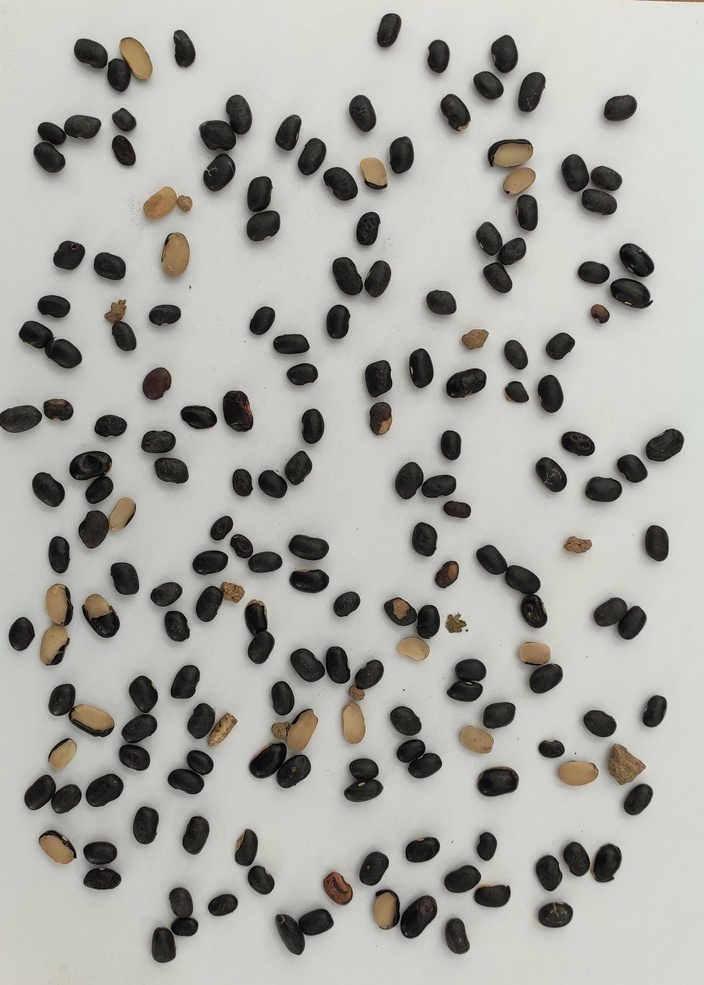
#> input picture data/raw/feijoes.jpg, 704 x 985 px, shrunk from 2065 x 2889 before the run
$ python main.py
#> lines starting #> are read from the running program, lines starting #| are printed output that depends on the picture; after the words box and inside, x2 and y2 are one past the last pixel; in counts of white or black regions, pixels touching at a corner belong together
import os
import cv2
import numpy as np
import pandas as pd
from sklearn.neural_network import MLPClassifier
from sklearn.model_selection import train_test_split
from sklearn.metrics import classification_report, confusion_matrix
from sklearn.preprocessing import StandardScaler
import matplotlib.pyplot as plt
import seaborn as sns

class FeijaoMLPClassifier:
    def __init__(self):
        self.scaler = StandardScaler()
        self.mlp = MLPClassifier(
            hidden_layer_sizes=(100, 50),
            activation='relu',
            solver='adam',
            max_iter=1000,
            random_state=42
        )
        self.feijoes_data = {
            'caracteristicas': [],
            'labels': [],
            'imagens': []  # Para rastrear de qual imagem veio cada feijão
        }
        self.stats_finais = {}  # Para armazenar estatísticas finais

    def listar_imagens(self, pasta):
        """Lista todas as imagens na pasta"""
        formatos_validos = ('.jpg', '.jpeg', '.png', '.bmp', '.tiff')
        imagens = []

        for arquivo in os.listdir(pasta):
            if arquivo.lower().endswith(formatos_validos):
                imagens.append(os.path.join(pasta, arquivo))

        print(f"Encontradas {len(imagens)} imagens na pasta {pasta}")
        return imagens

    def detectar_feijoes(self, img_path):
        """Detecta feijões na imagem"""
#> called with img_path = 'data/raw/feijoes.jpg'
        print(f"\nProcessando imagem: {os.path.basename(img_path)}")

        img = cv2.imread(img_path)
#> img is the input picture: shape (985, 704, 3); mean B, G, R 164.3, 170.5, 171
        if img is None:
            print(f"Erro ao carregar imagem: {img_path}")
            return None, None, None

        gray = cv2.cvtColor(img, cv2.COLOR_BGR2GRAY)
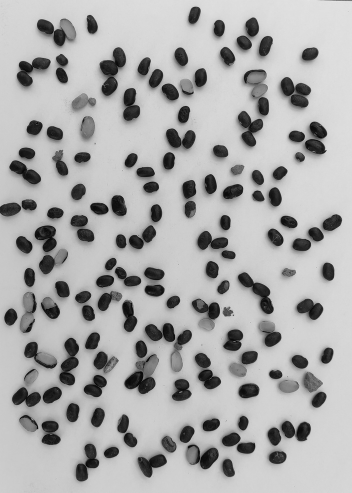
#> gray: shape (985, 704) (shown at 1/2 size); min 0, max 235, mean 170
        gray = cv2.bilateralFilter(gray, 9, 75, 75)
        clahe = cv2.createCLAHE(clipLimit=3.0, tileGridSize=(8, 8))
        gray = clahe.apply(gray)
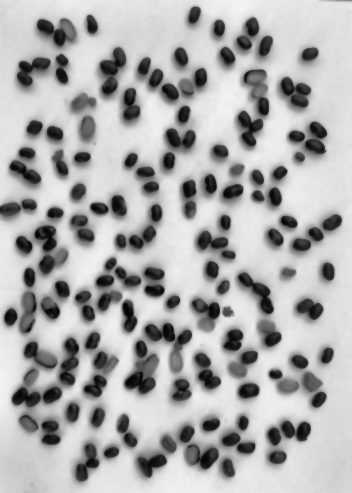
#> gray: shape (985, 704) (shown at 1/2 size); min 4, max 245, mean 173.2
        thresh = cv2.adaptiveThreshold(gray, 255, cv2.ADAPTIVE_THRESH_GAUSSIAN_C,
                                     cv2.THRESH_BINARY_INV, 11, 2)
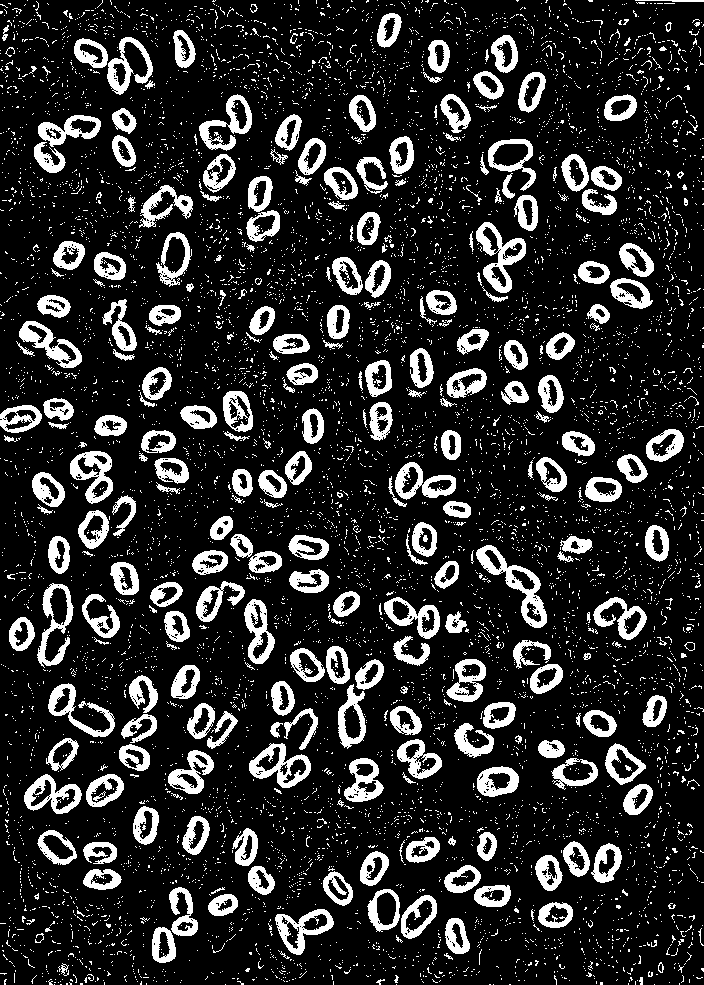
#> thresh: shape (985, 704); 16.7% white; 7326 white regions (7026 under 20 px), largest, box (x1, y1, x2, y2) and area: (476, 545, 547, 628) 1498, (476, 222, 526, 293) 1301, (249, 743, 311, 788) 1129
        kernel = cv2.getStructuringElement(cv2.MORPH_ELLIPSE, (3, 3))
        cleaned = cv2.morphologyEx(thresh, cv2.MORPH_OPEN, kernel, iterations=1)
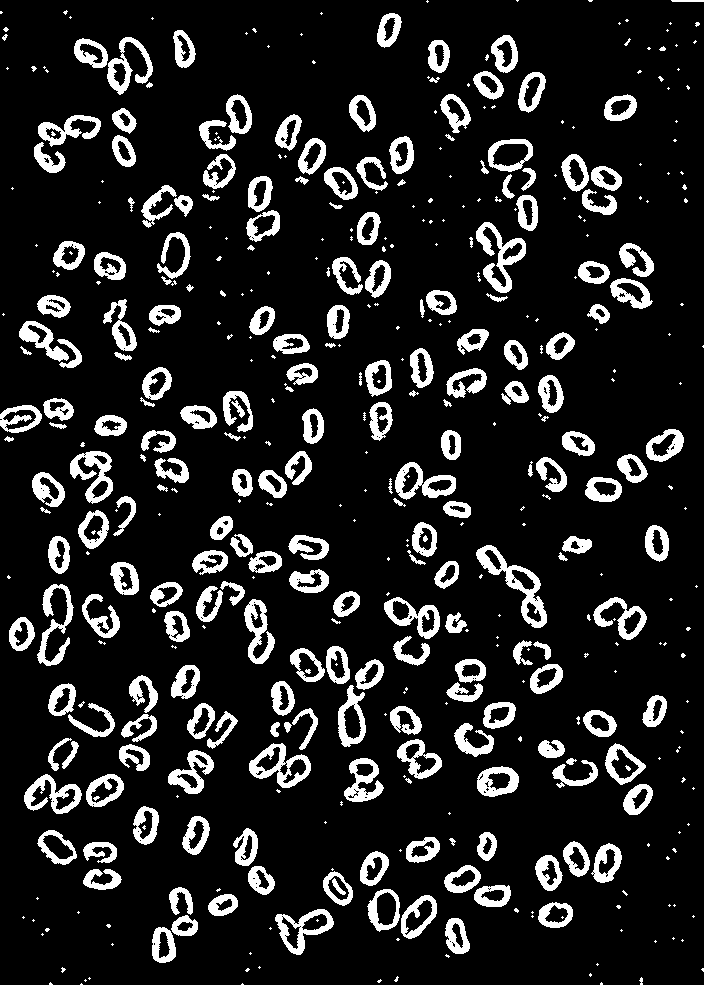
#> cleaned: shape (985, 704); 13.5% white; 480 white regions (246 under 20 px)
        contours, _ = cv2.findContours(cleaned, cv2.RETR_EXTERNAL, cv2.CHAIN_APPROX_SIMPLE)
#> contours = 465 contours, 254 with area under 20; largest, box (x1, y1, x2, y2) and area: (476, 545, 547, 628) 1867, (249, 743, 311, 788) 1584, (275, 909, 334, 955) 1364, (395, 462, 456, 500) 1298, (476, 222, 526, 293) 1256

        feijoes_contours = []
        for contour in contours:
            area = cv2.contourArea(contour)
            if 200 < area < 10000:
                feijoes_contours.append(contour)
#> this loop made 465 passes
#> area on passes 27, 30, 34: 666.5, 626, 387.5
#> after the loop, feijoes_contours = 169 contours; largest, box (x1, y1, x2, y2) and area: (476, 545, 547, 628) 1867, (249, 743, 311, 788) 1584, (275, 909, 334, 955) 1364, (395, 462, 456, 500) 1298, (476, 222, 526, 293) 1256

        print(f"Feijões detectados: {len(feijoes_contours)}")
#| Feijões detectados: 169
        return img, gray, feijoes_contours

    def extrair_caracteristicas_simples(self, gray, contour):
        """Extrai características simples de cada feijão"""
        mask = np.zeros(gray.shape, dtype=np.uint8)
        cv2.drawContours(mask, [contour], -1, 255, -1)
        pixels_feijao = gray[mask == 255]

        cor_media = np.mean(pixels_feijao)
        cor_desvio = np.std(pixels_feijao)
        cor_minima = np.min(pixels_feijao)
        cor_maxima = np.max(pixels_feijao)

        area = cv2.contourArea(contour)
        perimetro = cv2.arcLength(contour, True)
        x, y, w, h = cv2.boundingRect(contour)
        proporcao = float(w) / h
        preenchimento = float(area) / (w * h)
        circularidade = 4 * np.pi * area / (perimetro * perimetro) if perimetro > 0 else 0

        return [
            cor_media, cor_desvio, cor_minima, cor_maxima,
            area, perimetro, proporcao, preenchimento, circularidade
        ]

    def simular_labels(self, caracteristicas_lista, img_nome):
        """Simula rótulos baseado nas características"""
        labels = []

        for caracteristicas in caracteristicas_lista:
            cor_media = caracteristicas[0]
            cor_desvio = caracteristicas[1]
            circularidade = caracteristicas[8]

            pontos_bom = 0

            # Ajuste nas regras para variar entre imagens
            if "ruim" in img_nome.lower():
                # Se o nome da imagem tem "ruim", tendência para classificar como ruim
                limiar_cor = 100
            else:
                limiar_cor = 80

            if cor_media < limiar_cor:
                pontos_bom += 1
            if cor_desvio < 20:
                pontos_bom += 1
            if circularidade > 0.5:
                pontos_bom += 1

            if pontos_bom >= 2:
                labels.append(1)  # BOM
            else:
                labels.append(0)  # RUIM

        return labels

    def processar_imagem(self, img_path):
        """Processa uma única imagem e retorna características e labels"""
        img, gray, contours = self.detectar_feijoes(img_path)
#> contours has the same summary as feijoes_contours in detectar_feijoes
        if contours is None:
            return None, None

        caracteristicas_lista = []
        for contour in contours:
            caracteristicas = self.extrair_caracteristicas_simples(gray, contour)
            caracteristicas_lista.append(caracteristicas)
#> this loop made 169 passes
#> (cor_media in extrair_caracteristicas_simples, cor_desvio in extrair_caracteristicas_simples, cor_minima in extrair_caracteristicas_simples, cor_maxima in extrair_caracteristicas_simples, area in extrair_caracteristicas_simples, perimetro in extrair_caracteristicas_simples, x in extrair_caracteristicas_simples, y in extrair_caracteristicas_simples) on passes 1 to 3: (47.38, 17.43, 17, 109, 666.5, 103, 152, 927), (55.71, 16.45, 23, 128, 626, 108.9, 445, 918), (28.18, 16.45, 8, 89, 387.5, 79.84, 171, 915)

        img_nome = os.path.basename(img_path)
        labels = self.simular_labels(caracteristicas_lista, img_nome)
#> the loop in simular_labels, `for caracteristicas in caracteristicas_lista:` made 169 passes
#> caracteristicas on passes 1 to 3: [47.38, 17.43, 17, 109, 666.5, 103, 0.667, 0.771, 0.789], [55.71, 16.45, 23, 128, 626, 108.9, 0.694, 0.696, 0.663], [28.18, 16.45, 8, 89, 387.5, 79.84, 1.29, 0.683, 0.764]

        return caracteristicas_lista, labels

    def processar_pasta_imagens(self, pasta):
        """Processa todas as imagens na pasta"""
        imagens = self.listar_imagens(pasta)
        if not imagens:
            print("Nenhuma imagem encontrada!")
            return False

        self.stats_finais['total_imagens'] = len(imagens)

        for img_path in imagens:
            caracteristicas, labels = self.processar_imagem(img_path)
            if caracteristicas:
                self.feijoes_data['caracteristicas'].extend(caracteristicas)
                self.feijoes_data['labels'].extend(labels)
                self.feijoes_data['imagens'].extend([os.path.basename(img_path)] * len(labels))

        print(f"\nTotal de feijões processados: {len(self.feijoes_data['labels'])}")
        print(f"Feijões BOM: {sum(self.feijoes_data['labels'])}")
        print(f"Feijões RUIM: {len(self.feijoes_data['labels']) - sum(self.feijoes_data['labels'])}")
        return True

    def treinar_rede_neural(self):
        """Treina a rede neural MLP com todos os dados"""
        if not self.feijoes_data['caracteristicas']:
            print("ERRO: Nenhum dado para treinar!")
            return None, None, None, None

        print("\n=== TREINANDO REDE NEURAL MLP ===")
        X = np.array(self.feijoes_data['caracteristicas'])
        y = np.array(self.feijoes_data['labels'])

        print(f"Formato dos dados: {X.shape}")
        print(f"Proporção BOM/RUIM: {sum(y)/len(y):.2f}/{1-sum(y)/len(y):.2f}")

        X_train, X_test, y_train, y_test = train_test_split(
            X, y, test_size=0.2, random_state=42, stratify=y
        )

        X_train_scaled = self.scaler.fit_transform(X_train)
        X_test_scaled = self.scaler.transform(X_test)

        print("Treinando...")
        self.mlp.fit(X_train_scaled, y_train)

        y_pred = self.mlp.predict(X_test_scaled)
        accuracy = np.mean(y_pred == y_test)

        print("\n=== RESULTADOS ===")
        print(f"Acurácia: {accuracy:.3f}")
        print("\nRelatório de Classificação:")
        report = classification_report(y_test, y_pred, target_names=['RUIM', 'BOM'])
        print(report)

        print("\nMatriz de Confusão:")
        cm = confusion_matrix(y_test, y_pred)
        print(cm)

        # Armazenar estatísticas para o relatório final
        self.stats_finais.update({
            'total_feijoes': len(y),
            'feijoes_bom': sum(y),
            'feijoes_ruim': len(y) - sum(y),
            'formato_dados': X.shape,
            'acuracia': accuracy,
            'matriz_confusao': cm,
            'treino_size': len(X_train),
            'teste_size': len(X_test),
            'classification_report': report
        })

        return accuracy, X_test, y_test, y_pred

    def salvar_dataset(self, filename="dataset_feijoes.csv"):
        """Salva o dataset completo"""
#> called with filename = 'dataset_feijoes.csv'
        if not self.feijoes_data['caracteristicas']:
            print("ERRO: Nenhum dado para salvar!")
            return None

        nomes_colunas = [
            'cor_media', 'cor_desvio', 'cor_minima', 'cor_maxima',
            'area', 'perimetro', 'proporcao', 'preenchimento', 'circularidade',
            'classe', 'imagem_origem'
        ]

        dados = []
        for i, carac in enumerate(self.feijoes_data['caracteristicas']):
            linha = carac + [self.feijoes_data['labels'][i]] + [self.feijoes_data['imagens'][i]]
            dados.append(linha)

        df = pd.DataFrame(dados, columns=nomes_colunas)
        df.to_csv(filename, index=False)

        print(f"\nDataset salvo em: {filename}")
        print(f"Total de amostras: {len(df)}")
        print("\nPrimeiras 5 linhas:")
        print(df.head())

        self.stats_finais['dataset_filename'] = filename
        self.stats_finais['dataset_shape'] = df.shape

        return df

    def visualizar_resultados(self, img_path):
        """Mostra os resultados para uma imagem específica"""
#> called with img_path = 'data/raw/feijoes.jpg'
        img, gray, contours = self.detectar_feijoes(img_path)
#| Feijões detectados: 169
        if contours is None:
            return None

        caracteristicas_lista = []
        for contour in contours:
            caracteristicas = self.extrair_caracteristicas_simples(gray, contour)
            caracteristicas_lista.append(caracteristicas)

        X = np.array(caracteristicas_lista)
        X_scaled = self.scaler.transform(X)
        predicoes = self.mlp.predict(X_scaled)
        probabilidades = self.mlp.predict_proba(X_scaled)

        img_resultado = img.copy()
        bons = 0
        ruins = 0

        for i, contour in enumerate(contours):
            if predicoes[i] == 1:
                cor = (0, 255, 0)  # Verde
                texto = f"BOM ({probabilidades[i][1]:.2f})"
                bons += 1
            else:
                cor = (0, 0, 255)  # Vermelho
                texto = f"RUIM ({probabilidades[i][0]:.2f})"
                ruins += 1

            cv2.drawContours(img_resultado, [contour], -1, cor, 2)
            x, y, w, h = cv2.boundingRect(contour)
            cv2.putText(img_resultado, texto, (x, y-5),
                      cv2.FONT_HERSHEY_SIMPLEX, 0.4, cor, 1)
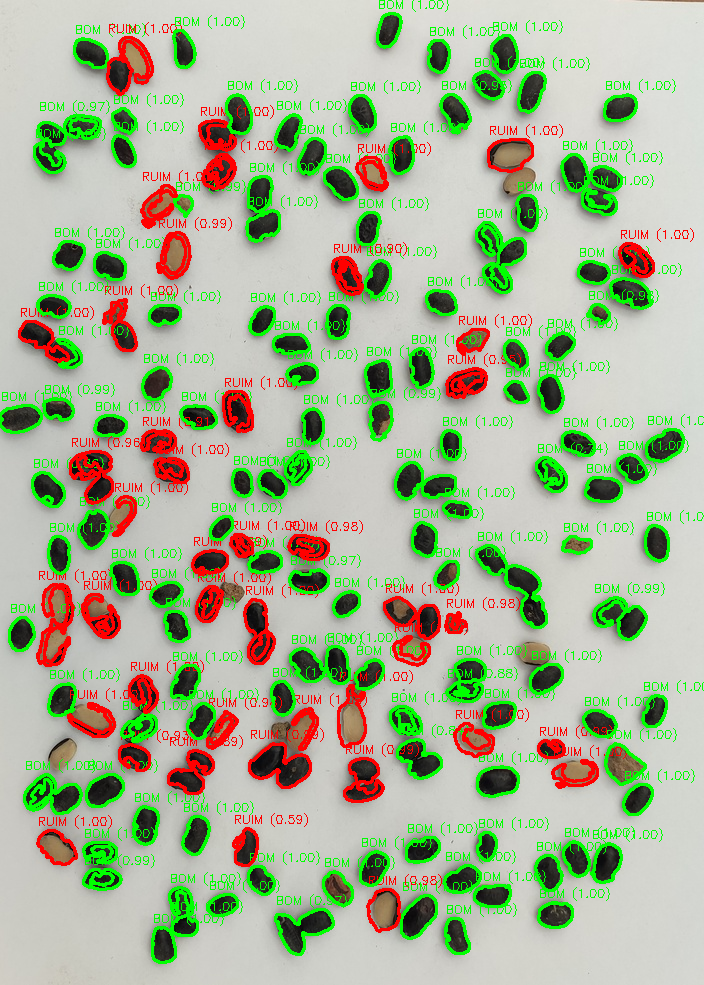
#> img_resultado: shape (985, 704, 3); 14.25% of pixels changed, all inside (x1, y1, x2, y2) = (0, 0, 704, 964)

        total = bons + ruins
        print(f"\n=== RESULTADOS PARA {os.path.basename(img_path)} ===")
        print(f"Feijões BOM: {bons}")
#| Feijões BOM: 126
        print(f"Feijões RUIM: {ruins}")
#| Feijões RUIM: 43
        print(f"Proporção: {bons/total:.1%} BOM / {ruins/total:.1%} RUIM")
#| Proporção: 74.6% BOM / 25.4% RUIM

        cv2.imshow(f"Classificação: {os.path.basename(img_path)}", img_resultado)
        cv2.waitKey(0)
        cv2.destroyAllWindows()

        resultado_path = f"resultado_{os.path.basename(img_path)}"
        cv2.imwrite(resultado_path, img_resultado)
        print(f"Resultado salvo em: {resultado_path}")

        return img_resultado

    def exibir_relatorio_final(self):
        """Exibe um relatório final completo com todas as estatísticas"""
        print("\n" + "="*60)
        print("                 RELATÓRIO FINAL COMPLETO")
        print("="*60)

        print(f"\n📊 ESTATÍSTICAS GERAIS:")
        print(f"   • Total de imagens processadas: {self.stats_finais.get('total_imagens', 0)}")
        print(f"   • Total de feijões detectados: {self.stats_finais.get('total_feijoes', 0)}")
        print(f"   • Feijões classificados como BOM: {self.stats_finais.get('feijoes_bom', 0)}")
        print(f"   • Feijões classificados como RUIM: {self.stats_finais.get('feijoes_ruim', 0)}")

        if self.stats_finais.get('total_feijoes', 0) > 0:
            prop_bom = self.stats_finais['feijoes_bom'] / self.stats_finais['total_feijoes']
            prop_ruim = self.stats_finais['feijoes_ruim'] / self.stats_finais['total_feijoes']
            print(f"   • Proporção BOM/RUIM: {prop_bom:.2f}/{prop_ruim:.2f}")

        print(f"\n🧠 INFORMAÇÕES DA REDE NEURAL:")
        print(f"   • Formato dos dados: {self.stats_finais.get('formato_dados', 'N/A')}")
        print(f"   • Tamanho do conjunto de treino: {self.stats_finais.get('treino_size', 0)}")
        print(f"   • Tamanho do conjunto de teste: {self.stats_finais.get('teste_size', 0)}")
        print(f"   • Arquitetura: MLP com camadas ocultas (100, 50)")
        print(f"   • Função de ativação: ReLU")
        print(f"   • Otimizador: Adam")

        print(f"\n🎯 DESEMPENHO DO MODELO:")
        print(f"   • Acurácia alcançada: {self.stats_finais.get('acuracia', 0):.3f}")

        if 'matriz_confusao' in self.stats_finais:
            cm = self.stats_finais['matriz_confusao']
            print(f"\n📈 MATRIZ DE CONFUSÃO:")
            print(f"                 Predito")
            print(f"              RUIM    BOM")
            print(f"   Real RUIM  {cm[0][0]:4d}   {cm[0][1]:4d}")
            print(f"        BOM   {cm[1][0]:4d}   {cm[1][1]:4d}")

            # Calcular métricas detalhadas
            tn, fp, fn, tp = cm[0][0], cm[0][1], cm[1][0], cm[1][1]
            precision_ruim = tn / (tn + fn) if (tn + fn) > 0 else 0
            precision_bom = tp / (tp + fp) if (tp + fp) > 0 else 0
            recall_ruim = tn / (tn + fp) if (tn + fp) > 0 else 0
            recall_bom = tp / (tp + fn) if (tp + fn) > 0 else 0

            print(f"\n📊 MÉTRICAS DETALHADAS:")
            print(f"   • Precisão RUIM: {precision_ruim:.3f}")
            print(f"   • Precisão BOM:  {precision_bom:.3f}")
            print(f"   • Recall RUIM:   {recall_ruim:.3f}")
            print(f"   • Recall BOM:    {recall_bom:.3f}")

        print(f"\n💾 ARQUIVOS GERADOS:")
        if 'dataset_filename' in self.stats_finais:
            print(f"   • Dataset: {self.stats_finais['dataset_filename']}")
            print(f"   • Dimensões do dataset: {self.stats_finais['dataset_shape']}")
        print(f"   • Imagens de resultado salvas com prefixo 'resultado_'")

        print(f"\n🔧 CARACTERÍSTICAS EXTRAÍDAS (9 features):")
        features = [
            "1. Cor média", "2. Desvio padrão da cor", "3. Cor mínima",
            "4. Cor máxima", "5. Área", "6. Perímetro",
            "7. Proporção (largura/altura)", "8. Preenchimento", "9. Circularidade"
        ]
        for feature in features:
            print(f"   • {feature}")

        print("\n" + "="*60)
        print("           PROCESSAMENTO FINALIZADO COM SUCESSO!")
        print("="*60)

# === USO DO SISTEMA ===
if __name__ == "__main__":
    classificador = FeijaoMLPClassifier()
    pasta_imagens = os.path.join("data", "raw")

    try:
        # 1. Processar todas as imagens na pasta
        print("=== PASSO 1: PROCESSANDO IMAGENS ===")
        if not classificador.processar_pasta_imagens(pasta_imagens):
            exit()

        # 2. Salvar dataset completo
        print("\n=== PASSO 2: SALVANDO DATASET ===")
        df = classificador.salvar_dataset()

        # 3. Treinar rede neural com todos os dados
        print("\n=== PASSO 3: TREINANDO REDE NEURAL ===")
        classificador.treinar_rede_neural()

        # 4. Visualizar resultados para cada imagem
        print("\n=== PASSO 4: VISUALIZANDO RESULTADOS ===")
        imagens = classificador.listar_imagens(pasta_imagens)
        for img_path in imagens:
            classificador.visualizar_resultados(img_path)

        # 5. NOVO: Exibir relatório final completo
        classificador.exibir_relatorio_final()

    except Exception as e:
        print(f"ERRO: {e}")
